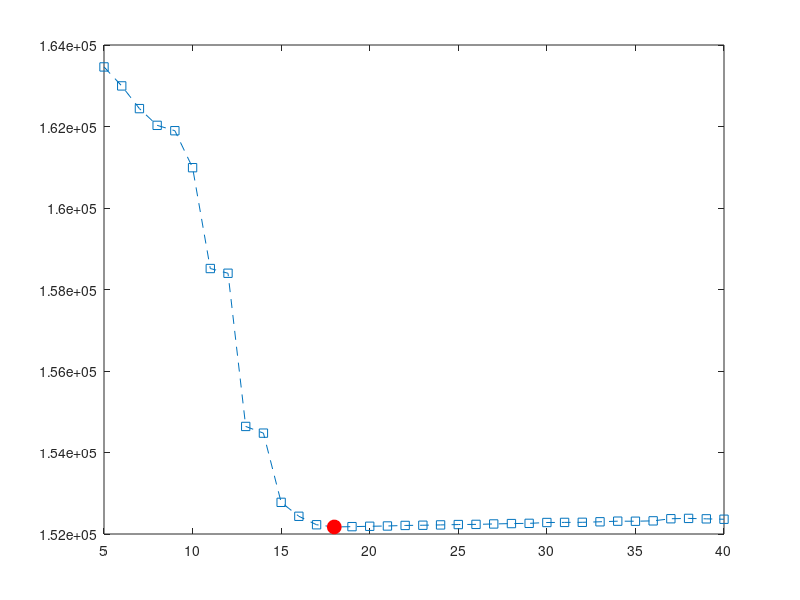
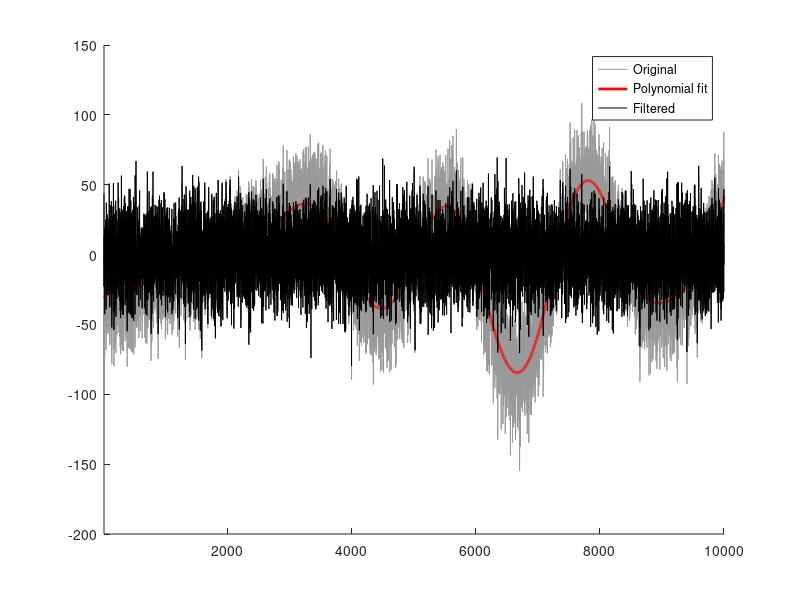

MATLAB code for these plots, in order:
%% Cleaning Univariate Time Series
% Polynomial fitting to remove drifts
%% Create a Signal
% Parameters
n = 10000;
t = (1:n)';
k = 10; % number of poles for random amplitudes

% Original signal is a slow interpolated set of points
slowdrift = interp1(100*randn(k,1),linspace(1,k,n),'pchip')';

% Add noise to signal
signal = slowdrift + 20*randn(n,1);

%% Determine the Optimal Polynomial Order
orders = (5:40)'; % possible orders
sse1 = zeros(length(orders),1); % sum of squared errors(SSE)

% loop over orders
for ri=1:length(orders)
    
    % compute the polynomial
    yHat = polyval(polyfit(t,signal,orders(ri)),t);
    
    % compute SSE for this order
    sse1(ri) = sum((yHat-signal).^2);
end

% Bayes information criteria
bic = n*log(sse1) + orders*log(n);

% Best parameter has lowest BIC
[bestP,idx] = min(bic);

% Plot BIC for all orders, and put a red circle on the best one
figure(1)
plot(orders,bic,'s--'), hold on
plot(orders(idx),bestP,'ro','markersize',10,'markerfacecolor','r')
zoom on

%% Fitting and Filtering the Signal
% Polynomial fit
polycoefs = polyfit(t,signal,orders(idx));

% Extract estimated data based on the coefficients
yHat = polyval(polycoefs,t);

% The filtered signal is the difference of original and fitted 
filtsig = signal - yHat;

% Plot the original signal
figure(2), hold on
h = plot(t,signal);
set(h,'color',[1 1 1]*.6)

% Plot the polynomial fit
plot(t,yHat,'r','linew',2)

% Plot the filtered signal
plot(t,filtsig,'k')
set(gca,'xlim',t([1 end]))
legend({'Original';'Polynomial fit';'Filtered'})

%% end